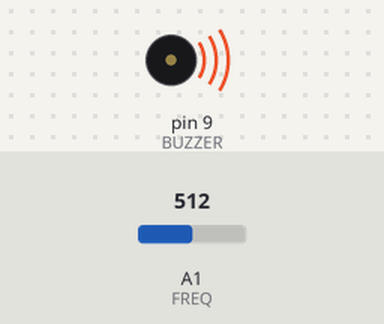
A sketch run on a simulated Arduino Uno, built with avr-gcc and run on an emulated ATmega328P. Shown: buzzer (waves = sounding). Inputs (shaded band) come from the test bench; at power-on: A1 (FREQ) = 512.

Above: at 0.1 s.
Timing chart, 0 to 1.6 s (numbered marks = the images above):
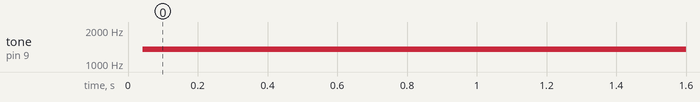

Measured:
- by itself, tone on pin 9 (BUZZER): silent → 1348 Hz at 0.04 s

The sketch:

Buzzer.ino
```cpp
#define BUZZER 9 // output for buzzer
#define BUTTON 8 // on/off
#define FREQ   1 // frequency input

int freq = 244;  // frequency
                 // 1 / 2048Hz = 488uS, or 244uS high and 244uS low to create 50% duty cycle

void setup() {
  pinMode(BUTTON, INPUT);
  pinMode(BUZZER, OUTPUT);
  Serial.begin(9600);
}

void loop() {
  freq = map(analogRead(FREQ), 0, 1023, 244, 488);
//  Serial.println(freq);

//  if (digitalRead(BUTTON)) {
    for (long i = 0; i < (610 - freq); i++ ) {
      digitalWrite(BUZZER, HIGH);
      delayMicroseconds(freq);
      digitalWrite(BUZZER, LOW);
      delayMicroseconds(freq);
    }
//  }
//  delay(10);
}
```
